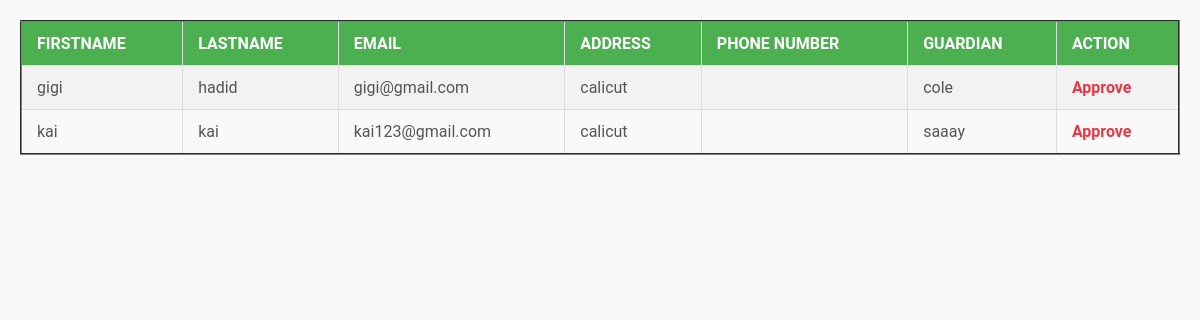
Before: /approvestudent/ with the older database file.
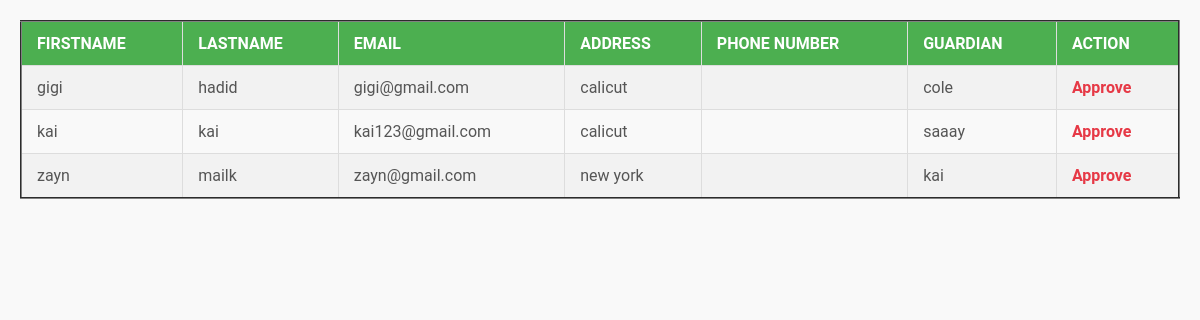
After: the same page with the newer database file.
### studentapp/models.py (models this page shows)
class Student(models.Model):
    student_id=models.ForeignKey(User,on_delete=models.CASCADE)
    address=models.CharField(max_length=255)
    Phone_number=models.IntegerField()
    guardian=models.CharField(max_length=30)

class User(AbstractUser):
    usertype=models.CharField(max_length=50)

### studentapp/views.py (the view)
# urls.py: path("approvestudent/",approvestudent,name='approvestudent'),
def approvestudent(request):
    x=Student.objects.all()
    return render(request,"approvestudent.html",{"data":x})

### studentapp/templates/approvestudent.html (shortened to what this page needs)
<!DOCTYPE html>
<html lang="en">
<head>
</head>
<body>
    <table border="2">
        <tr>
            <th>firstname</th>
            <th>lastname</th>
            <th>email</th>
            <th>address</th>
            <th>Phone number</th>
            <th>Guardian</th>
            <th>Action</th>
        </tr>
        {% for i in data %}
        <tr>
            <td>{{i.student_id.first_name}}</td>
            <td>{{i.student_id.last_name}}</td>
            <td>{{i.student_id.email}}</td>
            <td>{{i.address}}</td>
            <td>{{i.phone_number}}</td>
            <td>{{i.guardian}}</td>
            <td><a href="{% url 'approve' i.student_id.id %}">Approve</a></td>
        </tr>
        {% endfor %}
    </table>
</body>
</html>

Changed rows visible on the page:
added Student: student_id.first_name "zayn", student_id.last_name "mailk", student_id.email "zayn@gmail.com", address "new york", guardian "kai"
